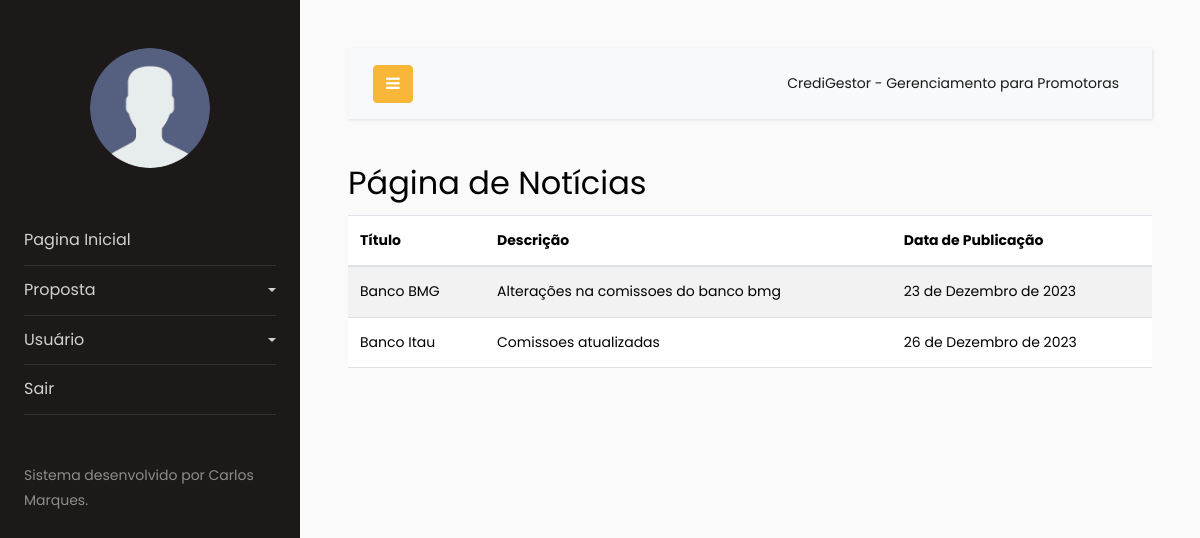
Screenshot of /noticias/ with the database file from the repository.
### main/models.py (models this page shows, shortened)
class Noticia(models.Model):
    noticia = models.CharField(max_length=50)
    descricao = models.TextField()
    data = models.DateField(auto_now=False, auto_now_add=False)

### main/views.py (the view)
# urls.py: path('noticias/', views.noticias, name='noticias'),
def noticias(request):
    lista_noticia = Noticia.objects.all()
    return render(request,'dashboard/noticias.html', {'lista_noticia':lista_noticia})

### main/templates/dashboard/noticias.html
{% extends 'dashboard/index.html' %}
{% block content %}
  <body>
    <h2>Página de Notícias</h2>
    {% if lista_noticia|length > 0 %}
      <table class="table table-striped">
        <thead>
          <tr>
            <th scope="col">Título</th>
            <th scope="col">Descrição</th>
            <th scope="col">Data de Publicação</th>
          </tr>
        </thead>
        <tbody>
          {% for noticia in lista_noticia %}
            <tr>
              <td>{{ noticia.noticia }}</td>
              <td>{{ noticia.descricao }}</td>
              <td>{{ noticia.data }}</td>
            </tr>
          {% endfor %}
        </tbody>
      </table>
    {% else %}
      <p>Nenhuma notícia cadastrada.</p>
    {% endif %}
  </body>
{% endblock %}

### rows the page displays
Noticia: noticia "Banco BMG", descricao "Alterações na comissoes do banco bmg", data "23 de Dezembro de 2023"
Noticia: noticia "Banco Itau", descricao "Comissoes atualizadas", data "26 de Dezembro de 2023"
